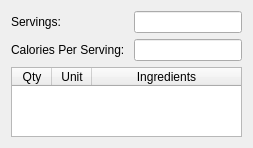
         <widget class="QWidget" name="widget_5" native="true">
          <property name="sizePolicy">
           <sizepolicy hsizetype="Preferred" vsizetype="Preferred">
            <horstretch>3</horstretch>
            <verstretch>0</verstretch>
           </sizepolicy>
          </property>
          <property name="maximumSize">
           <size>
            <width>260</width>
            <height>16777215</height>
           </size>
          </property>
          <layout class="QGridLayout" name="gridLayout_8">
           <item row="1" column="1">
            <widget class="QLineEdit" name="savedRecipeCalPerSevings">
             <property name="sizePolicy">
              <sizepolicy hsizetype="Expanding" vsizetype="Expanding">
               <horstretch>0</horstretch>
               <verstretch>0</verstretch>
              </sizepolicy>
             </property>
             <property name="text">
              <string/>
             </property>
             <property name="readOnly">
              <bool>false</bool>
             </property>
            </widget>
           </item>
           <item row="0" column="1">
            <widget class="QLineEdit" name="savedRecipeServings">
             <property name="sizePolicy">
              <sizepolicy hsizetype="Expanding" vsizetype="Expanding">
               <horstretch>0</horstretch>
               <verstretch>0</verstretch>
              </sizepolicy>
             </property>
             <property name="text">
              <string/>
             </property>
             <property name="readOnly">
              <bool>false</bool>
             </property>
            </widget>
           </item>
           <item row="0" column="0">
            <widget class="QLabel" name="savedRecipeServingsLabel">
             <property name="sizePolicy">
              <sizepolicy hsizetype="Expanding" vsizetype="Expanding">
               <horstretch>0</horstretch>
               <verstretch>0</verstretch>
              </sizepolicy>
             </property>
             <property name="text">
              <string>Servings:</string>
             </property>
            </widget>
           </item>
           <item row="1" column="0">
            <widget class="QLabel" name="savedRecipeCalPerServingsLabel">
             <property name="sizePolicy">
              <sizepolicy hsizetype="Expanding" vsizetype="Expanding">
               <horstretch>0</horstretch>
               <verstretch>0</verstretch>
              </sizepolicy>
             </property>
             <property name="text">
              <string>Calories Per Serving: </string>
             </property>
            </widget>
           </item>
           <item row="2" column="0" colspan="2">
            <widget class="QTableWidget" name="savedRecipeIngredientTable">
             <property name="sizePolicy">
              <sizepolicy hsizetype="Expanding" vsizetype="Expanding">
               <horstretch>0</horstretch>
               <verstretch>3</verstretch>
              </sizepolicy>
             </property>
             <property name="layoutDirection">
              <enum>Qt::LayoutDirection::LeftToRight</enum>
             </property>
             <property name="horizontalScrollBarPolicy">
              <enum>Qt::ScrollBarPolicy::ScrollBarAsNeeded</enum>
             </property>
             <property name="sizeAdjustPolicy">
              <enum>QAbstractScrollArea::SizeAdjustPolicy::AdjustToContentsOnFirstShow</enum>
             </property>
             <property name="editTriggers">
              <set>QAbstractItemView::EditTrigger::AnyKeyPressed|QAbstractItemView::EditTrigger::DoubleClicked|QAbstractItemView::EditTrigger::EditKeyPressed</set>
             </property>
             <property name="textElideMode">
              <enum>Qt::TextElideMode::ElideLeft</enum>
             </property>
             <property name="verticalScrollMode">
              <enum>QAbstractItemView::ScrollMode::ScrollPerPixel</enum>
             </property>
             <property name="horizontalScrollMode">
              <enum>QAbstractItemView::ScrollMode::ScrollPerPixel</enum>
             </property>
             <property name="rowCount">
              <number>0</number>
             </property>
             <property name="columnCount">
              <number>3</number>
             </property>
             <attribute name="horizontalHeaderVisible">
              <bool>true</bool>
             </attribute>
             <attribute name="horizontalHeaderCascadingSectionResizes">
              <bool>false</bool>
             </attribute>
             <attribute name="horizontalHeaderMinimumSectionSize">
              <number>35</number>
             </attribute>
             <attribute name="horizontalHeaderDefaultSectionSize">
              <number>40</number>
             </attribute>
             <attribute name="horizontalHeaderHighlightSections">
              <bool>true</bool>
             </attribute>
             <attribute name="horizontalHeaderShowSortIndicator" stdset="0">
              <bool>false</bool>
             </attribute>
             <attribute name="horizontalHeaderStretchLastSection">
              <bool>true</bool>
             </attribute>
             <attribute name="verticalHeaderVisible">
              <bool>false</bool>
             </attribute>
             <column>
              <property name="text">
               <string>Qty</string>
              </property>
             </column>
             <column>
              <property name="text">
               <string>Unit</string>
              </property>
             </column>
             <column>
              <property name="text">
               <string>Ingredients</string>
              </property>
             </column>
            </widget>
           </item>
          </layout>
         </widget>
